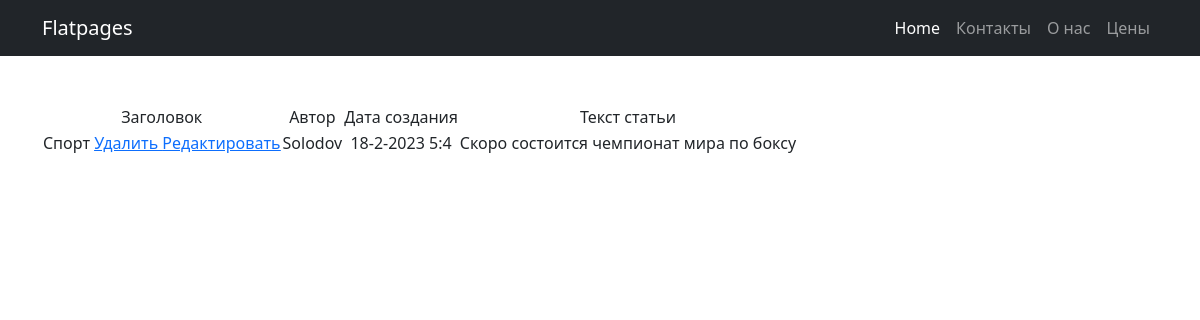
The app's page /news/9 with its own data.
### news/models.py (models this page shows, shortened)
class Post(models.Model):
    authorArticle = models.ForeignKey(Author, on_delete=models.CASCADE)
    article = 'AR'
    news = 'NW'
    TEXT = [
        (article, 'Статья'),
        (news, 'Новость')
    ]
    textContent = models.CharField(max_length=2,
                                   choices=TEXT,
                                   default=news)
    creationTime = models.DateTimeField(auto_now_add=True)
    textCategory = models.ManyToManyField(Category, through='PostCategory')
    header = models.CharField(max_length=255)
    postText = models.TextField()
    rating = models.IntegerField(default=1)

class Author(models.Model):
    account = models.OneToOneField(User, on_delete=models.CASCADE)
    ratingAuthor = models.IntegerField(default=0)

### news/views.py (the view)
# urls.py: path('<int:pk>', NewsDetailView.as_view(), name='news'),
class NewsDetailView(DetailView):
    template_name = 'news.html'
    context_object_name = 'news'
    queryset = Post.objects.all()

### templates/news.html (shortened to what this page needs)
{% extends 'flatpages/default.html' %}
{% load custom_filters %}
{% block content %}
    {% if news %}
        <table>
            <tr>
                <td>
                    Заголовок
                </td>
				<td>
                    Автор
                </td>
                <td>
                    Дата создания
                </td>
                <td>
                    Текст статьи
                </td>
            </tr>
            <tr>
                <td>
                    {{ news.header}}
					<a href="{% url 'news_delete' news.id %}"><u> Удалить </u></a>
	                <a href="{% url 'news_update' news.id %}"><u> Редактировать </u></a>
                </td>
				<td>
                    {{ news.authorArticle.account}}
                </td>
                <td>
		   {{ news.creationTime.day}}-{{ news.creationTime.month}}-{{news.creationTime.year}} {{ news.creationTime.hour}}:{{ news.creationTime.minute}}
                </td>
                <td>
                    {{ news.postText}}
                </td>
            </tr>
        </table>
    {% else %}
        <h2>Новостей нет!</h2>
    {% endif %}
{% endblock content %}

### records on screen
Post: header "Спорт", authorArticle.account "Solodov", creationTime.day "18", creationTime.month "2", creationTime.year "2023", creationTime.hour "5", creationTime.minute "4", postText "Скоро состоится чемпионат мира по боксу"
